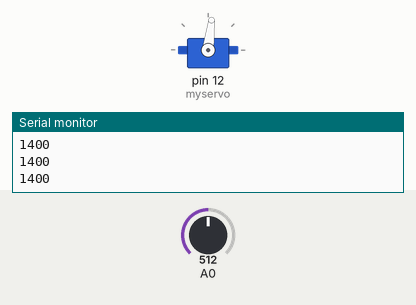
A sketch run on a simulated Arduino Uno, built with avr-gcc and run on an emulated ATmega328P. Parts: servo, the last lines printed to the serial monitor. Inputs (shaded band) come from the test bench; at power-on: A0 = 512.

Above: at 1.2 s.
1.3 s: A0 set to 716
At 1.6 s:
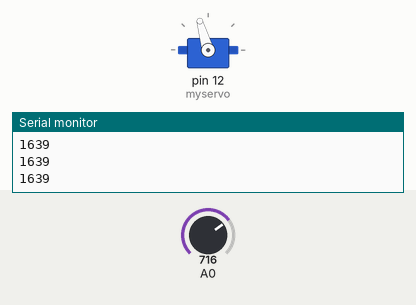
2.8 s: A0 set to 900
At 3.9 s:
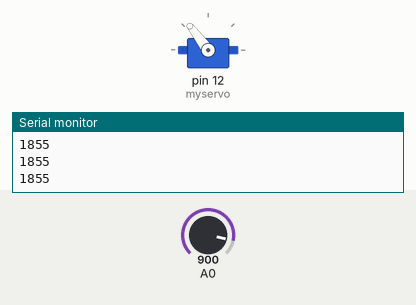
4.3 s: A0 set to 1023
At 4.9 s:
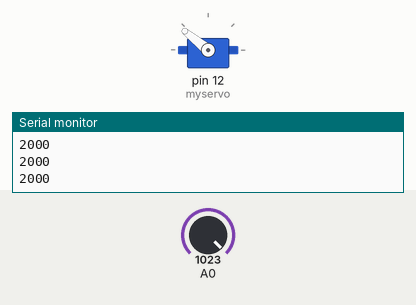
5.8 s: A0 set to 306
At 7.0 s:
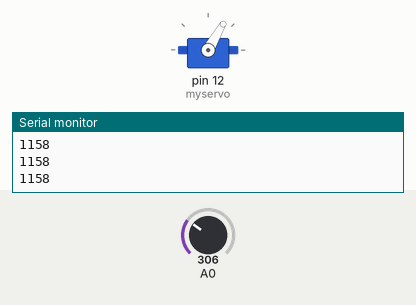
7.3 s: A0 set to 122
At 8.3 s:
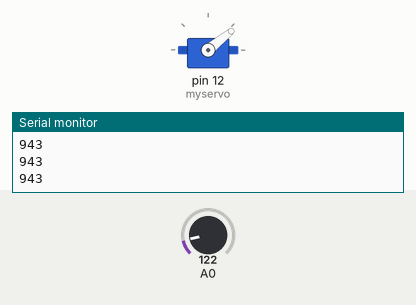
8.8 s: A0 set to 511
At 9.8 s:
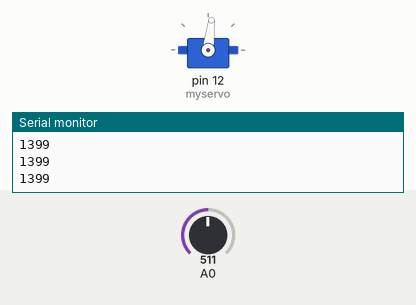
Timing chart, 0 to 11.3 s (numbered marks = the images above; inputs shaded):
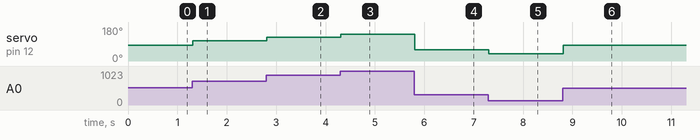

Measured:
- after the input at 1.3 s, servo on pin 12 (myservo): 83° → 106° at once
- after the input at 2.8 s, servo on pin 12 (myservo): 106° → 127° at once
- after the input at 4.3 s, servo on pin 12 (myservo): 127° → 141° at once
- after the input at 5.8 s, servo on pin 12 (myservo): 141° → 60° at once
- after the input at 7.3 s, servo on pin 12 (myservo): 60° → 39° at once
- after the input at 8.8 s, servo on pin 12 (myservo): 39° → 83° at once

The sketch:

continus_servo_find_stop.ino
```cpp
#include <Servo.h> //accesses the Arduino Servo Library

Servo myservo;  // creates servo object to control a servo

void setup()
{
  myservo.attach(12);
  Serial.begin(9600);// ensures output to servo on pin 9
}

void loop()
{
  int val = map(analogRead(0), 0, 1023,800, 2000);     // converts reading from potentiometer to an output value in degrees of rotation that the servo can understand
  myservo.writeMicroseconds(val);
  Serial.println(val);// sets the servo position according to the input from the potentiometer
  delay(15);                           // waits 15ms for the servo to get to set position
}
```
